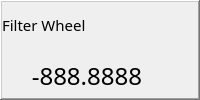
         <widget class="QFrame" name="pframe_2">
          <property name="minimumSize">
           <size>
            <width>100</width>
            <height>0</height>
           </size>
          </property>
          <property name="frameShape">
           <enum>QFrame::WinPanel</enum>
          </property>
          <property name="frameShadow">
           <enum>QFrame::Raised</enum>
          </property>
          <layout class="QVBoxLayout" name="verticalLayout_29">
           <property name="leftMargin">
            <number>0</number>
           </property>
           <property name="topMargin">
            <number>0</number>
           </property>
           <property name="rightMargin">
            <number>0</number>
           </property>
           <property name="bottomMargin">
            <number>0</number>
           </property>
           <item>
            <widget class="QLabel" name="label_26">
             <property name="font">
              <font>
               <family>Bahnschrift</family>
               <pointsize>11</pointsize>
               <weight>50</weight>
               <bold>false</bold>
              </font>
             </property>
             <property name="text">
              <string>Filter Wheel</string>
             </property>
             <property name="alignment">
              <set>Qt::AlignLeading|Qt::AlignLeft|Qt::AlignVCenter</set>
             </property>
            </widget>
           </item>
           <item>
            <layout class="QHBoxLayout" name="horizontalLayout_36">
             <property name="leftMargin">
              <number>0</number>
             </property>
             <property name="topMargin">
              <number>0</number>
             </property>
             <property name="rightMargin">
              <number>0</number>
             </property>
             <property name="bottomMargin">
              <number>0</number>
             </property>
             <item>
              <widget class="QLabel" name="fwa_pos">
               <property name="minimumSize">
                <size>
                 <width>140</width>
                 <height>0</height>
                </size>
               </property>
               <property name="font">
                <font>
                 <family>Bahnschrift</family>
                 <pointsize>18</pointsize>
                 <italic>false</italic>
                </font>
               </property>
               <property name="text">
                <string>-888.8888</string>
               </property>
               <property name="alignment">
                <set>Qt::AlignRight|Qt::AlignTrailing|Qt::AlignVCenter</set>
               </property>
              </widget>
             </item>
             <item>
              <widget class="QLabel" name="label_20">
               <property name="font">
                <font>
                 <family>Segoe UI</family>
                 <pointsize>18</pointsize>
                 <weight>75</weight>
                 <bold>true</bold>
                </font>
               </property>
               <property name="text">
                <string/>
               </property>
               <property name="alignment">
                <set>Qt::AlignLeading|Qt::AlignLeft|Qt::AlignVCenter</set>
               </property>
              </widget>
             </item>
            </layout>
           </item>
          </layout>
         </widget>
